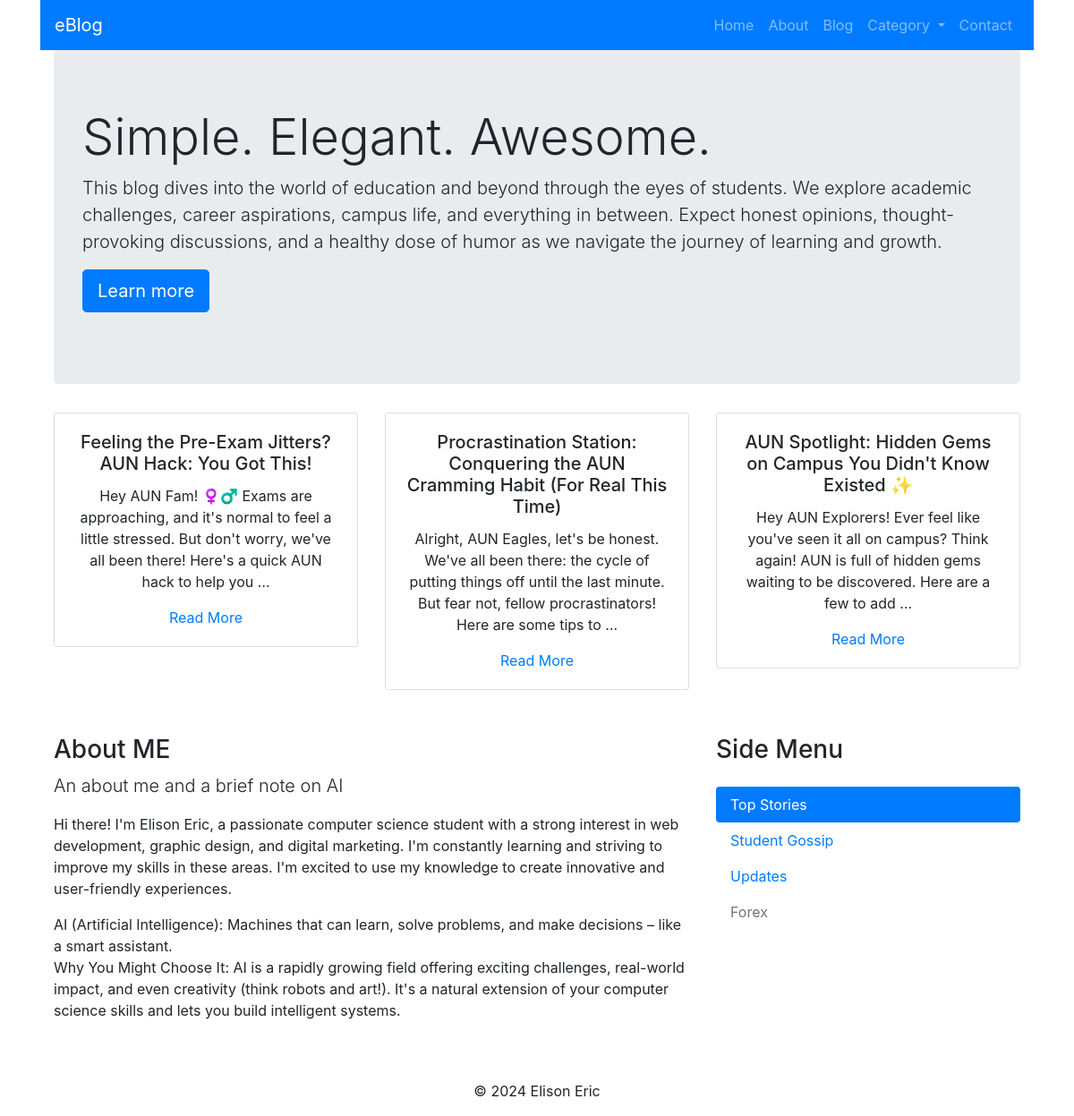
The page / on the database its author committed.
### blog/models.py (models this page shows, shortened)
class Post(models.Model):
    title = models.CharField(max_length=100)
    content = models.TextField()
    created_at = models.DateTimeField(auto_now_add=True)

### blog/views.py (the view)
# urls.py: path('', views.index, name='index'),
def index(request):
    posts = Post.objects.all()
    return render(request, 'blog/index.html', {'posts': posts})

### blog/templates/blog/index.html (shortened to what this page needs)
<body>
    {% extends 'blog/base.html' %}
    {% block content %}
        <div class="jumbotron">
            <h1 class="display-4">Simple. Elegant. Awesome.</h1>
            <p class="lead">This blog dives into the world of education and beyond through the eyes of students. We explore academic challenges, career aspirations, campus life, and everything in between. Expect honest opinions, thought-provoking discussions, and a healthy dose of humor as we navigate the journey of learning and growth.</p>
            <p class="lead">
                <a class="btn btn-primary btn-lg" href="{% url 'about' %}" role="button">Learn more</a>
            </p>
        </div>
        <div class="row" style="padding-bottom: 50px;">
            {% for post in posts %}
            <div class="col">
                <div class="card">
                    <div class="card-body text-center">
                        <h5 class="card-title">{{ post.title }}</h5>
                        <p class="card-text">{{ post.content|truncatewords:30 }}</p>
                        <a href="{% url 'post_detail' pk=post.pk %}" class="card-link">Read More</a>
                    </div>
                </div>
            </div>
            {% endfor %}
        </div>
        <div class="row mt-sm-4 mt-md-0" style="padding-bottom: 50px;">
            <div class="col-sm-12 col-md-8 text-sm-center text-md-left">
                <h3 >About ME</h3>
                <p class="lead">An about me and a brief note on AI</p>
                <p>Hi there! I'm Elison Eric, a passionate computer science student with a strong interest in web development, graphic design, and digital marketing. I'm constantly learning and striving to improve my skills in these areas.  I'm excited to use my knowledge to create innovative and user-friendly experiences.</p>
                    <p>AI (Artificial Intelligence): Machines that can learn, solve problems, and make decisions – like a smart assistant. <br>
Why You Might Choose It: AI is a rapidly growing field offering exciting challenges, real-world impact, and even creativity (think robots and art!).  It's a natural extension of your computer science skills and lets you build intelligent systems.</p>
            </div>
            <div class="col-sm-12 col-md-4">
                <h3 class="mb-4">Side Menu</h3>
        <ul class="nav flex-column nav-pills">
            <li class="nav-item">
                <a class="nav-link active" href="#">Top Stories</a>
            </li>
            <li class="nav-item">
                <a class="nav-link" href="#">Student Gossip</a>
            </li>
            <li class="nav-item">
                <a class="nav-link" href="#">Updates</a>
            </li>
            <li class="nav-item">
                <a class="nav-link disabled" href="#">Forex</a>
            </li>
        </ul>
            </div>
        </div>
    </div>
{% endblock %}

### blog/templates/blog/base.html (shortened to what this page needs)
<!DOCTYPE html>
<html lang="en">
<head>
  <link rel="stylesheet" href="https://stackpath.bootstrapcdn.com/bootstrap/4.5.2/css/bootstrap.min.css">
</head>
<body>
    <div class="container">
        <nav class="navbar navbar-expand-lg navbar-dark bg-primary">
            <a class="navbar-brand" href="{% url 'index' %}">eBlog</a>
            <div class="collapse navbar-collapse" id="navbarSupportedContent">
                <ul class="navbar-nav ml-auto">
                    <li class="nav-item">
                        <a class="nav-link" href="{% url 'index' %}">Home</a>
                    </li>
                    <li class="nav-item">
                        <a class="nav-link" href="{% url 'about' %}">About</a>
                    </li>
                    <li class="nav-item">
                        <a class="nav-link" href="{% url 'blog' %}">Blog</a>
                        <li class="nav-item dropdown">
                            <a class="nav-link dropdown-toggle" href="#" id="navbarDropdown" data-toggle="dropdown">
                                Category
                            </a>
                        </li>
                    </li>
                    <li class="nav-item">
                        <a class="nav-link" href="#">Contact</a>
                    </li>
                </ul>
            </div>
        </nav>
    <div class="container">
        {% block content %}
        {% endblock %}
        <footer style="text-align: center;">
            <p>&copy; 2024 Elison Eric</p>
        </footer>
    </div>
</body>
</html>

### rows shown on the page
Post: title "Feeling the Pre-Exam Jitters? AUN Hack: You Got This!", content "Hey AUN Fam! ‍♀️‍♂️ Exams are approaching, and it's normal to feel a little stressed. But don't worry, we've all been there! Here's a quick AUN hack to help you …"
Post: title "Procrastination Station: Conquering the AUN Cramming Habit (For Real This Time)", content "Alright, AUN Eagles, let's be honest. We've all been there: the cycle of putting things off until the last minute. But fear not, fellow procrastinators! Here are some tips to …"
Post: title "AUN Spotlight: Hidden Gems on Campus You Didn't Know Existed ✨", content "Hey AUN Explorers! Ever feel like you've seen it all on campus? Think again! AUN is full of hidden gems waiting to be discovered. Here are a few to add …"
